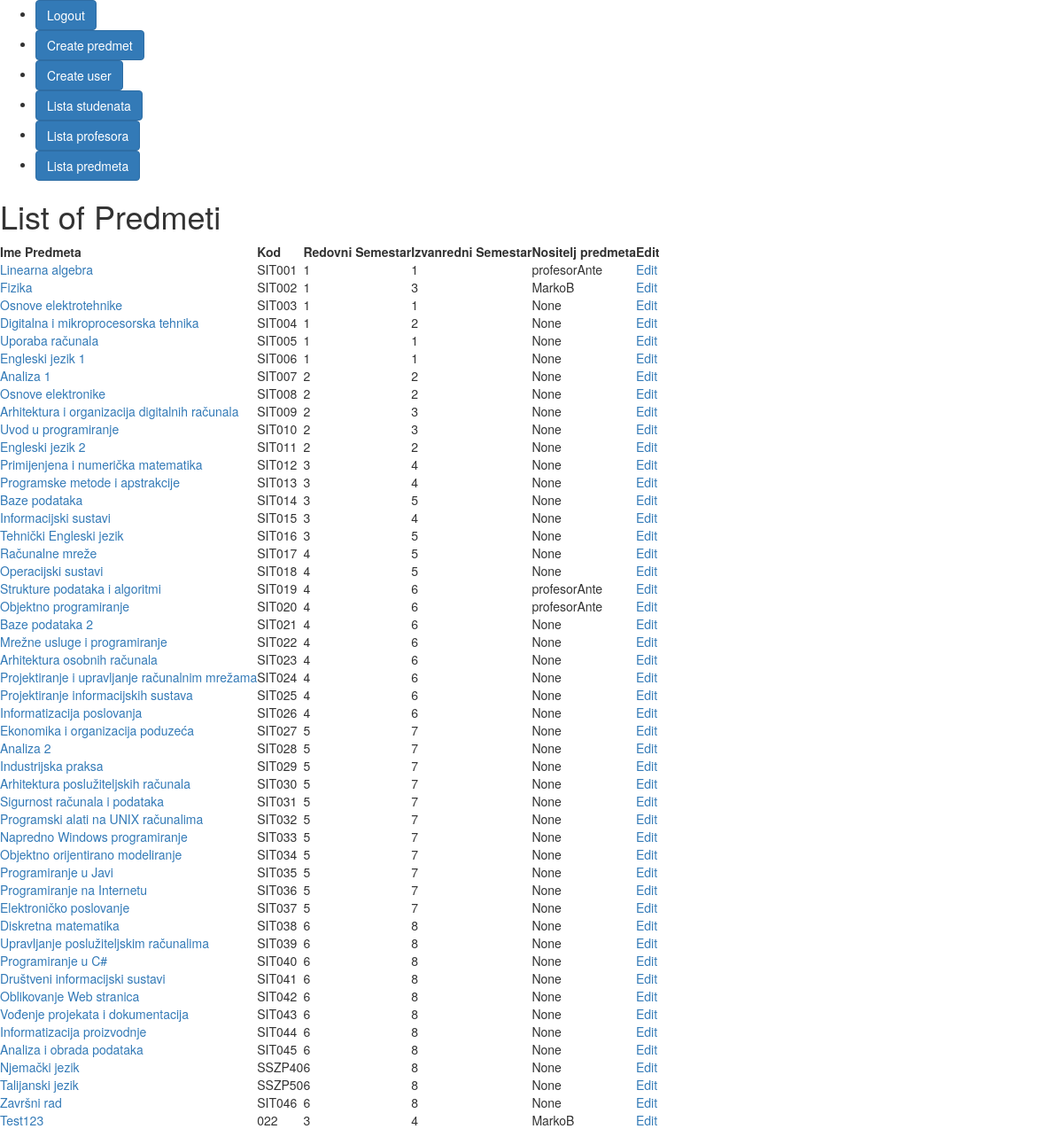
The app's page /list-predmeti/ (signed in), older data.
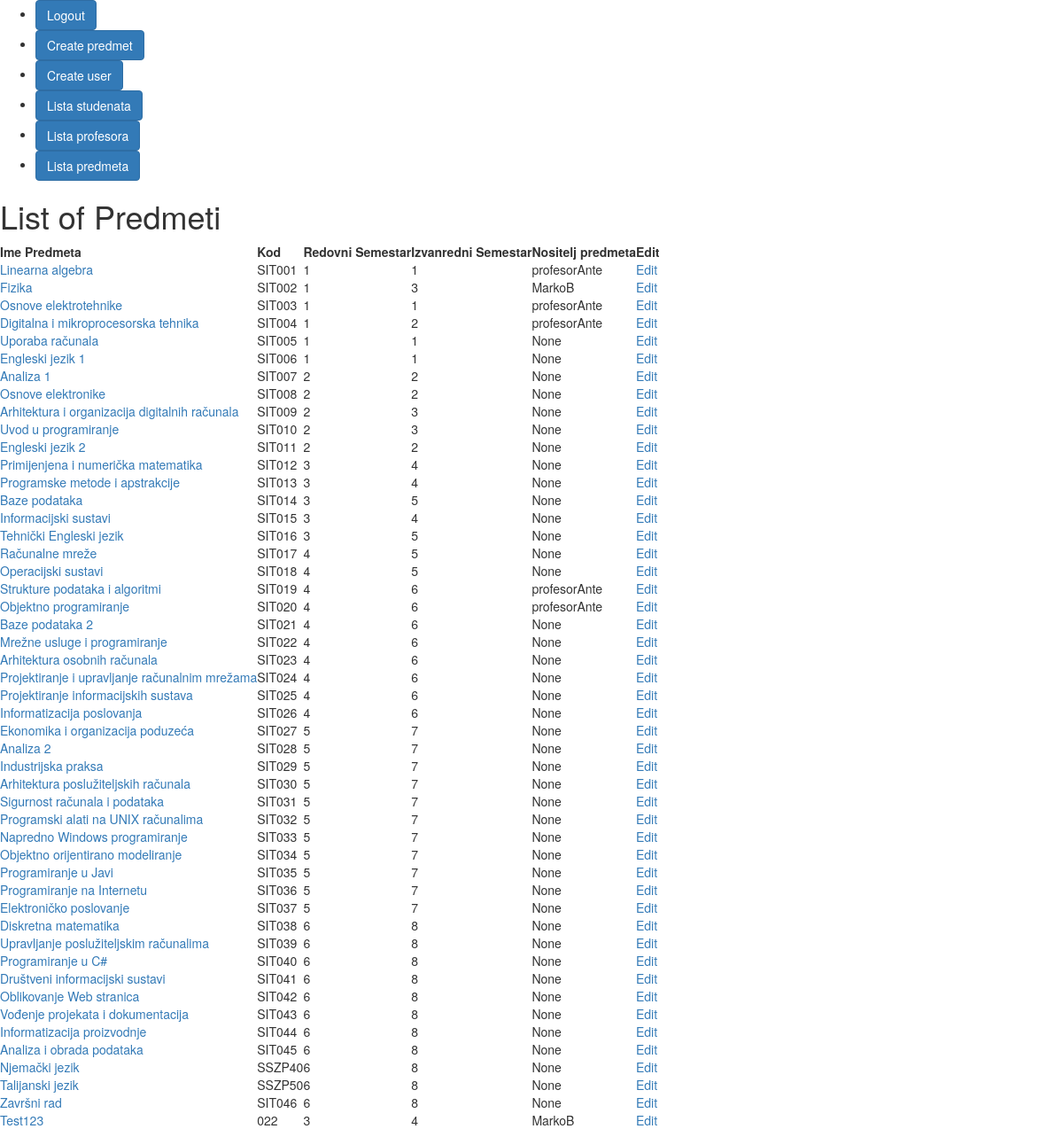
The same page, newer data.
### appUpisStudenata/models.py (models this page shows, shortened)
class Predmeti(models.Model):
    IZBORNI = (('DA', 'da'), ('NE', 'ne'))
    name = models.CharField(max_length=50)
    kod = models.CharField(max_length=50)
    program = models.CharField(max_length=50)
    ects = models.IntegerField()
    sem_red = models.IntegerField()
    sem_izv = models.IntegerField()
    izborni = models.CharField(max_length=50, choices=IZBORNI)
    nositelj = models.ForeignKey(Korisnik, on_delete=models.SET_NULL, blank=True, null=True, related_name='nositelj')

class Korisnik(AbstractUser):
    role = models.ForeignKey(Role, on_delete=models.SET_NULL,blank=True, null=True, related_name="rola" )
    statusi = (('none', 'None'), ('izv', 'izvanredni student'), ('red', 'redovni student'))
    status = models.CharField(max_length=50, choices=statusi)

### appUpisStudenata/views.py (the view)
# urls.py: path('list-predmeti/', PredmetiListView.as_view(), name='listPredmeti'),
class PredmetiListView(LoginRequiredMixin, ListView):
    model = Predmeti
    template_name = 'listPredmeti.html'
    context_object_name = 'predmeti_list'
    login_url = '/login/'
    redirect_field_name = 'redirect_to'
    def dispatch(self, request, *args, **kwargs):
        if request.user.role.role != 'ADMIN':
            return HttpResponseForbidden("Access Denied")
        return super().dispatch(request, *args, **kwargs)

### appUpisStudenata/templates/listPredmeti.html
{% extends 'base.html' %}
{% block content %}
  <h1>List of Predmeti</h1>
  <table>
    <thead>
      <tr>
        <th>Ime Predmeta</th>
        <th>Kod</th>
        <th>Redovni Semestar</th>
        <th>Izvanredni Semestar</th>
        <th>Nositelj predmeta</th>
        <th>Edit</th>
      </tr>
    </thead>
    <tbody>
      {% for predmet in predmeti_list %}
        <tr>
          <td>
            <a href="{% url 'upisaniStudenti' predmet_id=predmet.pk %}">{{ predmet.name }}</a>
          </td>
          <td>{{ predmet.kod }}</td>
          <td>{{ predmet.sem_red }}</td>
          <td>{{ predmet.sem_izv }}</td>
          <td>{{ predmet.nositelj }}</td>
          <td>
            <a href="{% url 'editPredmeti' pk=predmet.pk %}">Edit</a>
          </td>
        </tr>
      {% endfor %}
    </tbody>
  </table>
{% endblock %}

Row changes from the older to the newer data that the page shows:
changed Predmeti "Osnove elektrotehnike": nositelj "None" → "profesorAnte"
changed Predmeti "Digitalna i mikroprocesorska tehnika": nositelj "None" → "profesorAnte"
